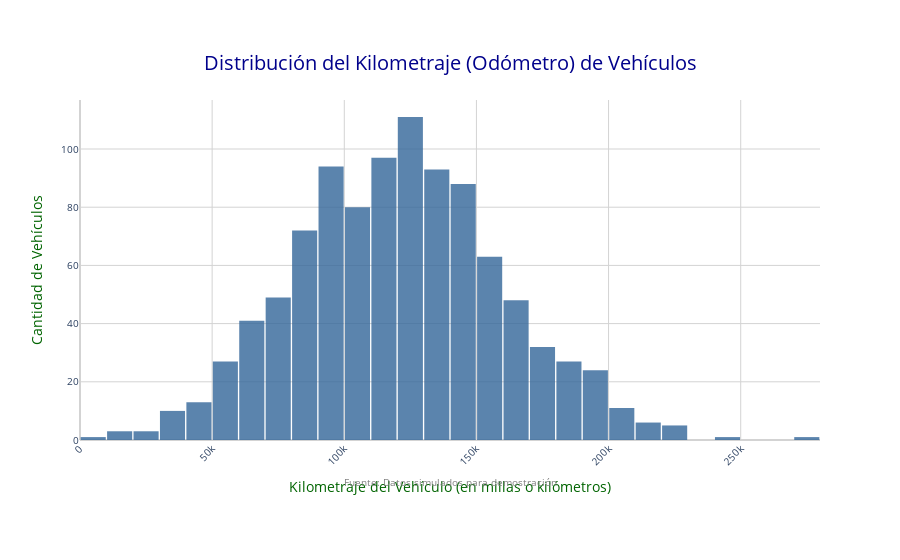

Source (notebook cell):
### Code cell
import pandas as pd
import plotly.graph_objects as go
import numpy as np # Necesario para generar datos de ejemplo más realistas

# --- Generación de datos de ejemplo más realistas ---
# Para que el código sea reproducible y el histograma tenga una distribución interesante.
# En un caso real, reemplazarías esto con la carga de tu DataFrame 'vehicles'.
np.random.seed(42) # Para resultados consistentes
num_vehicles = 1000
odometer_readings = np.random.normal(loc=120000, scale=40000, size=num_vehicles)
# Asegurarse de que los valores del odómetro no sean negativos
odometer_readings[odometer_readings < 0] = np.random.uniform(1000, 10000, size=np.sum(odometer_readings < 0))
vehicles = pd.DataFrame({'odometer': odometer_readings})

# --- Creación del Histograma Mejorado ---
fig = go.Figure(data=[go.Histogram(
    x=vehicles['odometer'],
    marker_color='#336699',  # Color de las barras (un tono de azul más agradable)
    opacity=0.8,              # Transparencia de las barras
    # nbinsx=50,                # Opcional: Especificar el número de "bins" (barras)
    xbins=dict(                # Definir los "bins" (intervalos) de forma más específica
        start=0,
        end=vehicles['odometer'].max() + 10000, # Un poco más allá del máximo para asegurar que todos los datos se muestren
        size=10000               # Cada "bin" representa 10,000 unidades de odómetro
    ),
    hovertemplate='Rango: %{x}<br>Cantidad: %{y}<extra></extra>' # Personalizar el texto al pasar el ratón
)])

# --- Personalización del Diseño del Gráfico ---
fig.update_layout(
    title={
        'text': 'Distribución del Kilometraje (Odómetro) de Vehículos',
        'y':0.9,
        'x':0.5,
        'xanchor': 'center',
        'yanchor': 'top',
        'font': dict(size=20, color='darkblue') # Estilo del título
    },
    xaxis_title={
        'text': 'Kilometraje del Vehículo (en millas o kilómetros)',
        'font': dict(size=14, color='darkgreen') # Estilo del título del eje X
    },
    yaxis_title={
        'text': 'Cantidad de Vehículos',
        'font': dict(size=14, color='darkgreen') # Estilo del título del eje Y
    },
    bargap=0.05,  # Reducir el espacio entre las barras para una apariencia más compacta
    # bargroupgap=0.1, # Útil si tuvieras múltiples histogramas superpuestos
    plot_bgcolor='rgba(0,0,0,0)', # Fondo transparente del área del gráfico
    paper_bgcolor='rgba(0,0,0,0)', # Fondo transparente de toda la figura
    annotations=[
        go.layout.Annotation(
            x=0.5,
            y=-0.15,
            xref='paper',
            yref='paper',
            text='Fuente: Datos simulados para demostración', # Añadir una fuente o nota al pie
            showarrow=False,
            font=dict(size=10, color='gray')
        )
    ],
    # Estilo de los ejes
    xaxis=dict(
        showgrid=True, gridwidth=1, gridcolor='LightGray',
        zeroline=True, zerolinewidth=2, zerolinecolor='LightGray',
        tickfont=dict(size=10),
        tickangle=-45 # Ángulo de las etiquetas del eje X para evitar superposiciones
    ),
    yaxis=dict(
        showgrid=True, gridwidth=1, gridcolor='LightGray',
        zeroline=True, zerolinewidth=2, zerolinecolor='LightGray',
        tickfont=dict(size=10)
    ),
    margin=dict(l=80, r=80, t=100, b=120), # Márgenes para acomodar etiquetas y título
)

# Mostrar el gráfico Plotly
fig.show()

### Figure 1 — Plotly figure (JSON) as saved in the notebook; plotly's stock layout.template omitted (floating-point values rounded to 4 significant figures; data arrays with more than 128 entries replaced by an {"elided": "..."} marker saying what was removed)
{"data": [{"hovertemplate": "Rango: %{x}<br>Cantidad: %{y}<extra></extra>", "marker": {"color": "#336699"}, "opacity": 0.8, "type": "histogram", "x": {"elided": "1000 float values"}, "xbins": {"end": 284100.0, "size": 10000, "start": 0}}], "layout": {"annotations": [{"font": {"color": "gray", "size": 10}, "showarrow": false, "text": "Fuente: Datos simulados para demostración", "x": 0.5, "xref": "paper", "y": -0.15, "yref": "paper"}], "bargap": 0.05, "margin": {"b": 120, "l": 80, "r": 80, "t": 100}, "paper_bgcolor": "rgba(0,0,0,0)", "plot_bgcolor": "rgba(0,0,0,0)", "title": {"font": {"color": "darkblue", "size": 20}, "text": "Distribución del Kilometraje (Odómetro) de Vehículos", "x": 0.5, "xanchor": "center", "y": 0.9, "yanchor": "top"}, "xaxis": {"gridcolor": "LightGray", "gridwidth": 1, "showgrid": true, "tickangle": -45, "tickfont": {"size": 10}, "title": {"font": {"color": "darkgreen", "size": 14}, "text": "Kilometraje del Vehículo (en millas o kilómetros)"}, "zeroline": true, "zerolinecolor": "LightGray", "zerolinewidth": 2}, "yaxis": {"gridcolor": "LightGray", "gridwidth": 1, "showgrid": true, "tickfont": {"size": 10}, "title": {"font": {"color": "darkgreen", "size": 14}, "text": "Cantidad de Vehículos"}, "zeroline": true, "zerolinecolor": "LightGray", "zerolinewidth": 2}}}
